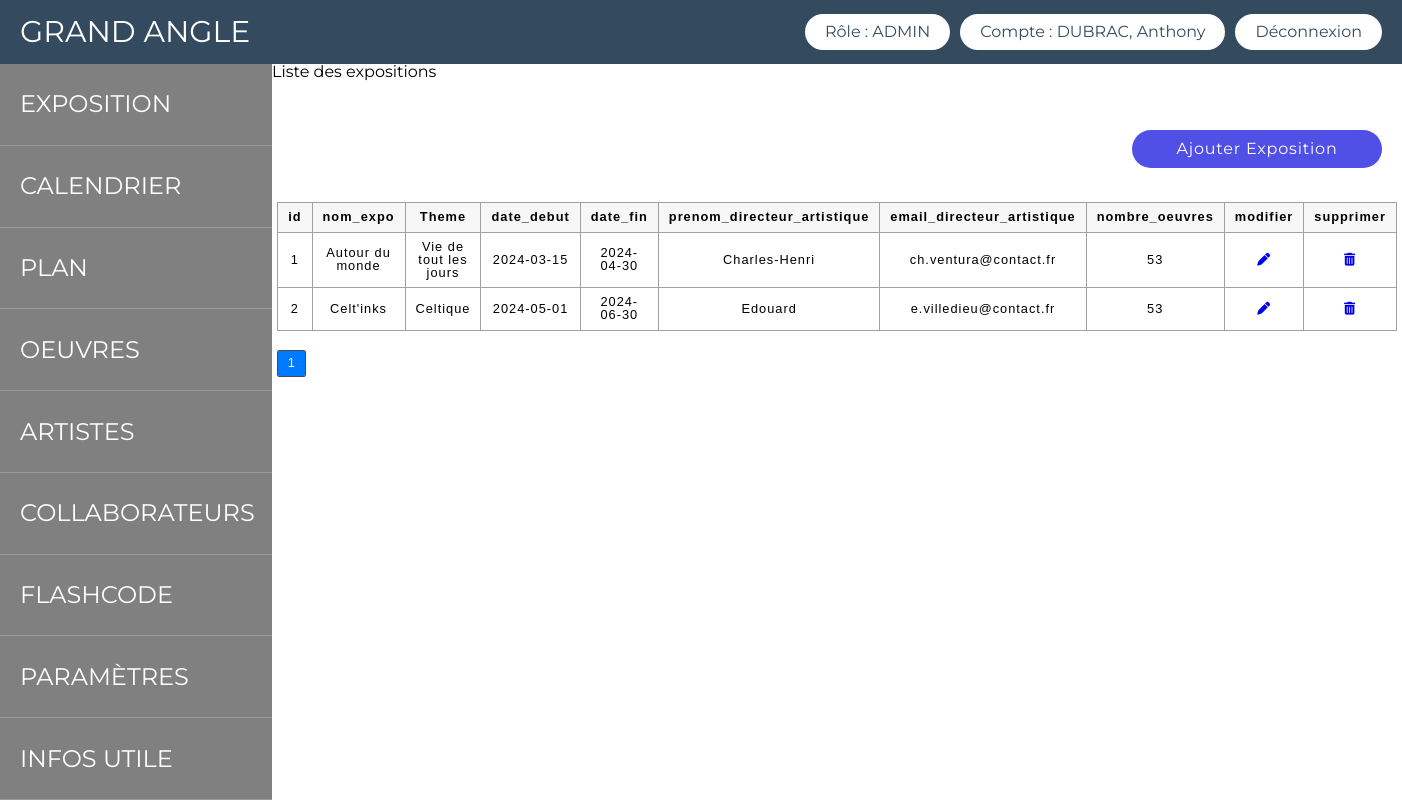
Page /admin/exposition.php (signed in) on the committed database.
### tables this page shows
CREATE TABLE IF NOT EXISTS `exposition` (
  `id_expo` int NOT NULL AUTO_INCREMENT,
  `date_debut` date NOT NULL,
  `date_fin` date NOT NULL,
  `report_frequentation` int DEFAULT NULL,
  `nom_directeur_artistique` varchar(100) DEFAULT NULL,
  `prenom_directeur_artistique` varchar(100) DEFAULT NULL,
  `email_directeur_artistique` varchar(150) DEFAULT NULL,
  `nombre_oeuvres` int DEFAULT NULL,
  `nom_expo` varchar(100) NOT NULL,
  `id_theme` int NOT NULL,
  PRIMARY KEY (`id_expo`),
  KEY `id_theme` (`id_theme`)
);

CREATE TABLE IF NOT EXISTS `theme` (
  `id_theme` int NOT NULL AUTO_INCREMENT,
  `libelle_theme` varchar(50) NOT NULL,
  PRIMARY KEY (`id_theme`)
);

### admin/exposition.php (the view, shortened to what this page needs)
<?php
require_once "../config/pdo.php";
$sql = "SELECT exposition.*, theme.libelle_theme
FROM exposition
LEFT JOIN theme ON exposition.id_theme = theme.id_theme";
$requete = $db->query($sql);
$expos = $requete->fetchAll(PDO::FETCH_ASSOC);
include "includes/pages/header.php";
?>
<section id="super_grid_container">
    <div id="grid_container_dash">
        <div class="left">
            <?php include "./includes/components/sidebar_left.php"; ?>
        </div>
        <div class="middle">
            <div>
                <h1>Liste des expositions</h1>
            </div>
            <div class="bloc_btn_add_art">
                <button class="btn_add_artiste"><a href="add_exposition.php">Ajouter Exposition</a></button>
            </div>
            <div class="bloc_list">
                <table id="data" class="list">
                    <thead>
                        <tr>
                            <th>id</th>
                            <th>nom_expo</th>
                            <th>Theme</th>
                            <th>date_debut</th>
                            <th>date_fin</th>
                            <th>prenom_directeur_artistique</th>
                            <th>email_directeur_artistique</th>
                            <th>nombre_oeuvres</th>
                            <th>modifier</th>
                            <th>supprimer</th>
                        </tr>
                    </thead>
                    <tbody>
                        <?php foreach ($expos as $expo) : ?>
                            <tr class="expo_wrap" id="<?= $expo["id_expo"] ?>">
                                <td><?= $expo["id_expo"] ?></td>
                                <td><?= $expo["nom_expo"] ?></td>
                                <td><?= $expo["libelle_theme"] ?></td>
                                <td><?= $expo["date_debut"] ?></td>
                                <td><?= $expo["date_fin"] ?></td>
                                <td><?= $expo["prenom_directeur_artistique"] ?></td>
                                <td><?= $expo["email_directeur_artistique"] ?></td>
                                <td><?= $expo["nombre_oeuvres"] ?></td>
                                <td><a href="updating_expo.php?id_expo=<?= $expo["id_expo"] ?>"><i class="fa-solid fa-pen"></i></a></td>
                                <td><a href="#" class="delete_expo_link link" data-id="<?= $expo["id_expo"] ?>" data-nom="<?= $expo["nom_expo"] ?>"><i class="fa-solid fa-trash-can"></i></a></td>
                            </tr>
                        <?php endforeach; ?>
                    </tbody>
                </table>
            </div>
        </div>
    </div>
</section>

### admin/assets/css/style.css (style rules this page uses)
* { box-sizing: border-box; }
body { font-family: 'Montserrat', sans-serif; width: 100vw; height: 100vh; }
#super_grid_container { width: 100%; height: 100%; }
#grid_container_dash { display: grid; grid-template-columns: 17rem auto; width: 100%; height: 100%; }
#grid_container_dash .left { width: 17rem; height: 100%; }
#grid_container_dash .middle { width: 100%; height: 100%; }
.bloc_list { display: flex; margin-top: 50px; width: 75%; margin: auto; justify-content: center; position: relative; margin-top: 3%; }
.list { border-collapse: collapse; font-family: sans-serif; font-size: 0.8rem; letter-spacing: 1px; width: 100%; margin: auto; }
.list thead { background-color: rgb(228 240 245); }
.list td, th { border: 1px solid rgb(160 160 160); padding: 8px 10px; }
.list td:last-of-type { text-align: center; }
table { border-collapse: collapse; }
th, td { text-align: center; }
th { border-width: 1px 1px 0; background-color: #f7f7f7; }
.bloc_btn_add_art { display: flex; justify-content: flex-end; width: 100%; padding-top: 50px; padding-right: 20px; }
.btn_add_artiste { background-color: rgb(80, 80, 230); padding: 10px; width: 250px; cursor: pointer; border-radius: 24px; letter-spacing: 0.05em; font-size: 1rem; border: none; font-family: 'Montserrat', sans-serif; }
.btn_add_artiste a { color: white; }

### rows in the picture
exposition: id_expo "1", nom_expo "Autour du monde", id_theme.libelle_theme "Vie de tout les jours", date_debut "2024-03-15", date_fin "2024-04-30", prenom_directeur_artistique "Charles-Henri", email_directeur_artistique "ch.ventura@contact.fr", nombre_oeuvres "53"
exposition: id_expo "2", nom_expo "Celt'inks", id_theme.libelle_theme "Celtique", date_debut "2024-05-01", date_fin "2024-06-30", prenom_directeur_artistique "Edouard", email_directeur_artistique "e.villedieu@contact.fr", nombre_oeuvres "53"

### other values in the picture
$_SESSION["user"]["id_role"] "ADMIN"
$_SESSION["user"]["nom_collab"] "DUBRAC"
$_SESSION["user"]["prenom_collab"] "Anthony"
